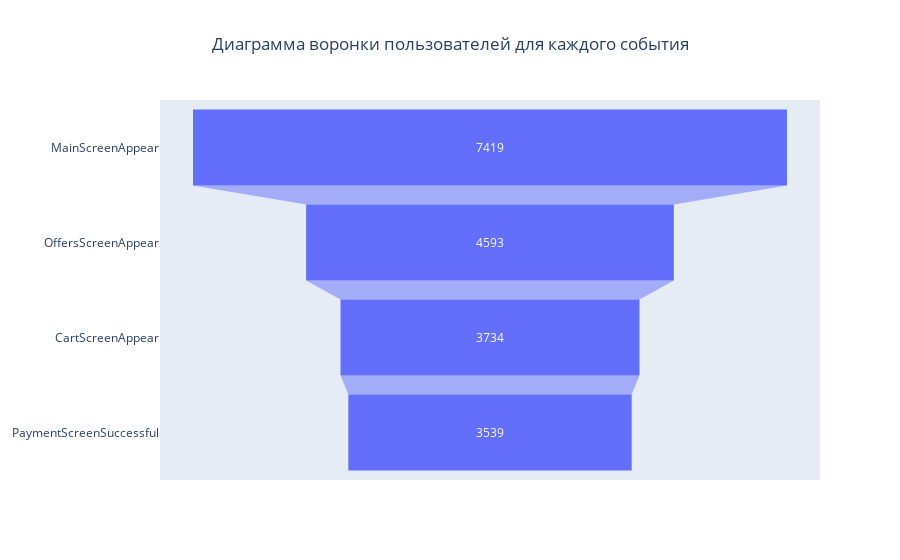

Notebook source saved alongside this figure:
### Markdown cell above
*Таким образом, видим, что не все пользователи, заходящие в приложение доходят до последнего шага. Всего лишь 61.91% переходят к экрану с предложениями (товарами). Большая часть пользователей после просмотра товаром все-таки добавляет их в корзину и переходит к просмотру - 81.30%. Почти все пользователи после просмотра корзины переходят к оплате товаров - 94.78%.*

### Code cell
# Выясним на каком шаге теряем больше всего пользователей

# Посчитаем количество уникальных пользователей для каждого события
table_new = new_data.groupby('event_name')['user_id'].nunique().reset_index().sort_values(by='user_id', ascending=False)
display (table_new)

# построим диаграмму воронки
table_new = table_new[table_new['event_name'] != 'Tutorial']
fig = go.Figure(go.Funnel(
     y = table_new ['event_name'],
     x = table_new ['user_id']))
fig.update_layout(title_text='Диаграмма воронки пользователей для каждого события', title_x=0.5)
fig.show()

### Figure 1 — Plotly figure (JSON) as saved in the notebook; plotly's stock layout.template omitted (floating-point values rounded to 4 significant figures)
{"data": [{"type": "funnel", "x": [7419, 4593, 3734, 3539], "y": ["MainScreenAppear", "OffersScreenAppear", "CartScreenAppear", "PaymentScreenSuccessful"]}], "layout": {"title": {"text": "Диаграмма воронки пользователей для каждого события", "x": 0.5}}}
